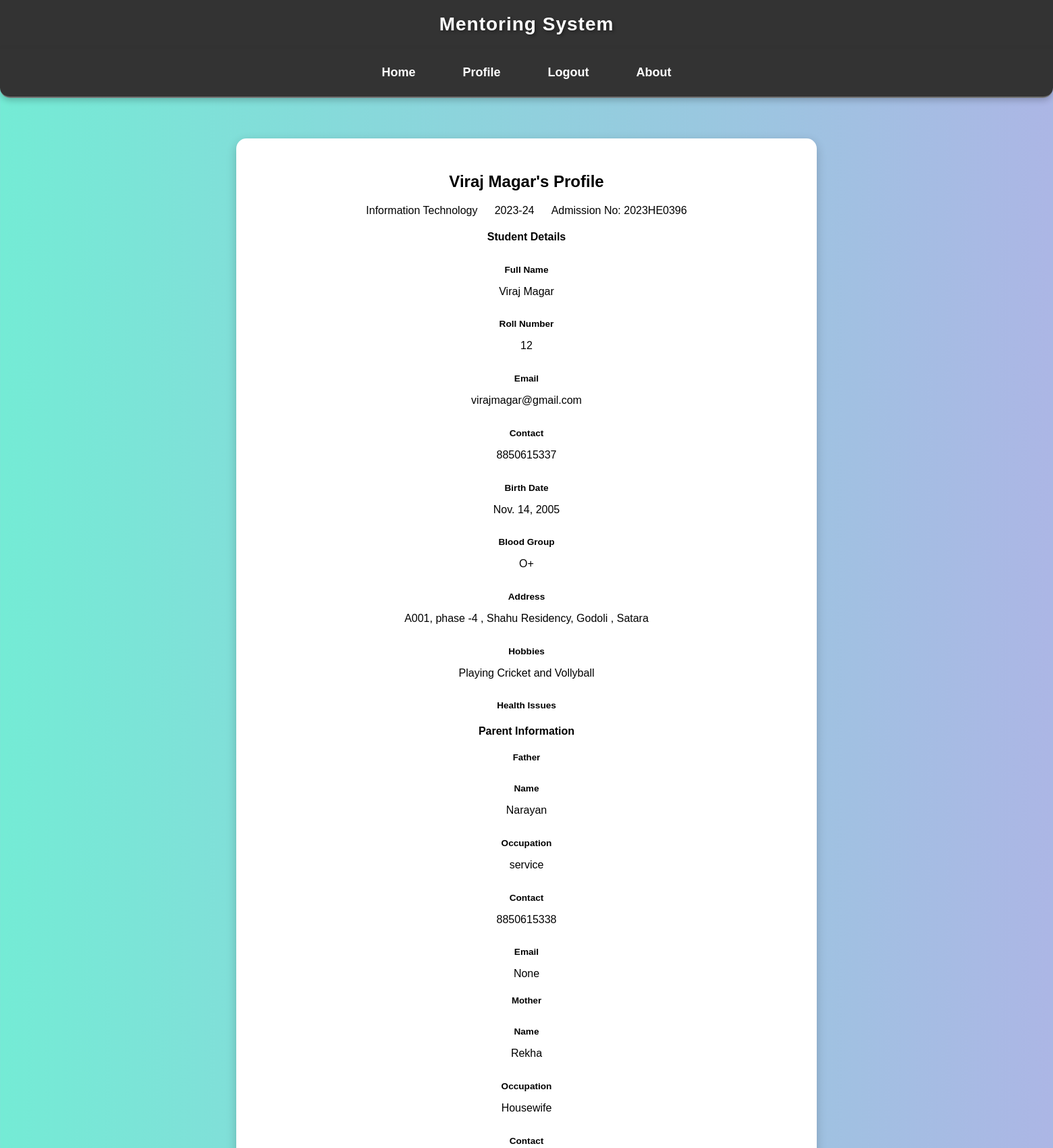
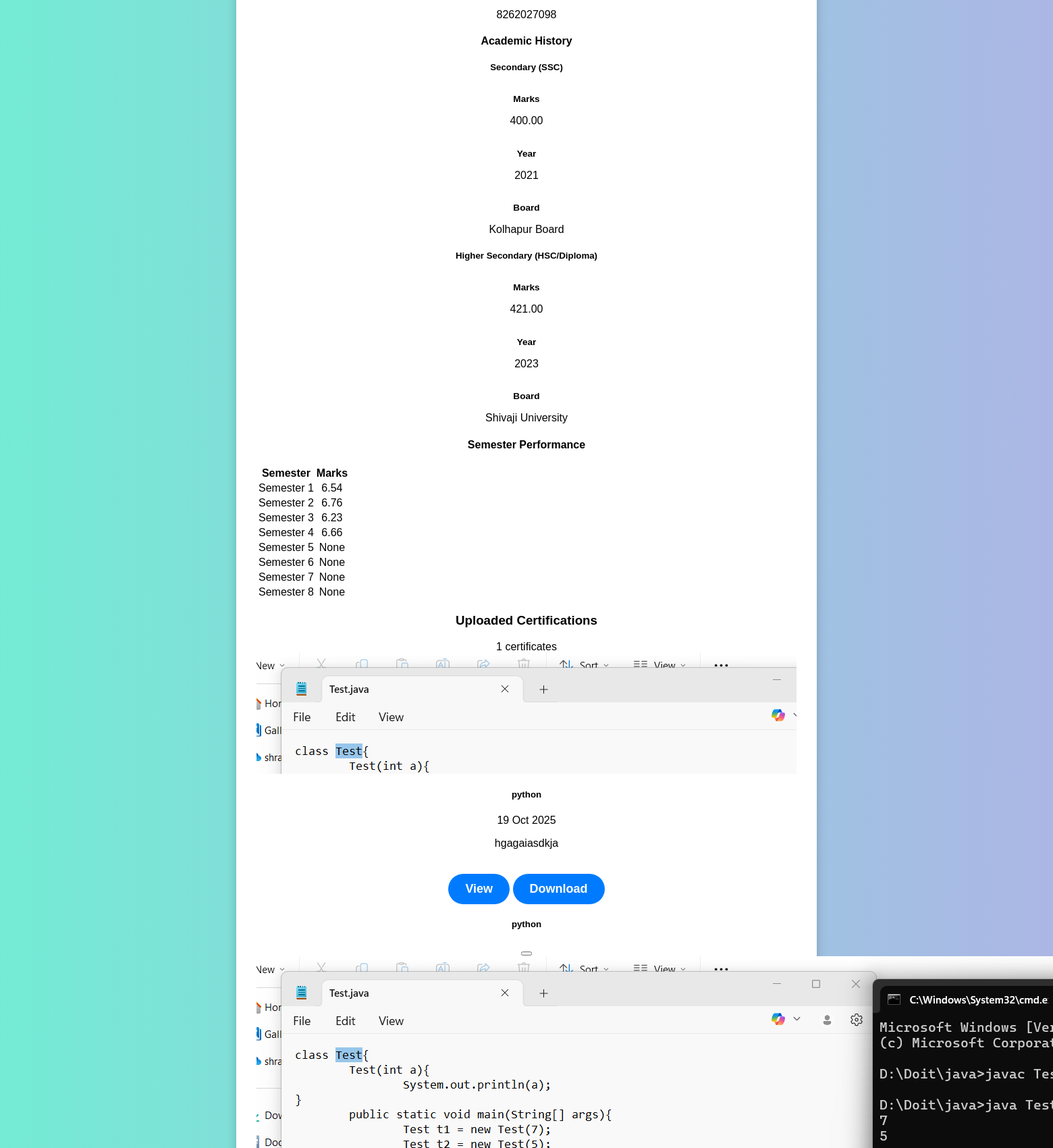
The app's page /dashboard/users/14/ (signed in, upper part) with its own data (2 pictures, top to bottom).
### Student/models.py (models this page shows, shortened)
class Student(models.Model):
    user = models.OneToOneField(User, on_delete=models.CASCADE, related_name="student_profile", null=True, blank=True)
    Name = models.CharField(max_length=100)
    Department = models.CharField(max_length=30, default="null")
    Roll_No = models.CharField(max_length=20, unique=True)
    Birth_Date = models.DateField(default="2000-01-01")
    Email = models.EmailField(unique=True)
    Contact_No = models.CharField(max_length=10, unique=True)
    Admission_No = models.CharField(max_length=20, unique=True)
    Academic_Year = models.CharField(max_length=9, default="2024-25")
    address = models.TextField(blank=True, null=True)
    blood_group = models.CharField(max_length=5, blank=True, null=True)
    hobbies = models.TextField(blank=True, null=True)
    father_name = models.CharField(max_length=100, blank=True, null=True)
    father_occupation = models.CharField(max_length=100, blank=True, null=True)
    father_contact = models.CharField(max_length=15, blank=True, null=True)
    father_email = models.EmailField(blank=True, null=True)
    mother_name = models.CharField(max_length=100, blank=True, null=True)
    mother_occupation = models.CharField(max_length=100, blank=True, null=True)
    mother_contact = models.CharField(max_length=15, blank=True, null=True)
    health_issues = models.TextField(blank=True, null=True)
    SSC_marks = models.DecimalField(max_digits=5, decimal_places=2, blank=True, null=True)
    SSC_year_of_passing = models.PositiveIntegerField(blank=True, null=True)
    SSC_board = models.CharField(max_length=100, blank=True, null=True)
    HSC_marks = models.DecimalField(max_digits=5, decimal_places=2, blank=True, null=True)
    HSC_year_of_passing = models.PositiveIntegerField(blank=True, null=True)
    HSC_board = models.CharField(max_length=100, blank=True, null=True)
    sem1_marks = models.DecimalField(max_digits=5, decimal_places=2, blank=True, null=True)
    sem2_marks = models.DecimalField(max_digits=5, decimal_places=2, blank=True, null=True)
    sem3_marks = models.DecimalField(max_digits=5, decimal_places=2, blank=True, null=True)
    sem4_marks = models.DecimalField(max_digits=5, decimal_places=2, blank=True, null=True)
    sem5_marks = models.DecimalField(max_digits=5, decimal_places=2, blank=True, null=True)
    sem6_marks = models.DecimalField(max_digits=5, decimal_places=2, blank=True, null=True)
    sem7_marks = models.DecimalField(max_digits=5, decimal_places=2, blank=True, null=True)
    sem8_marks = models.DecimalField(max_digits=5, decimal_places=2, blank=True, null=True)

### Certifications/models.py (models this page shows, shortened)
class Certification(models.Model):
    student = models.ForeignKey(User, on_delete=models.CASCADE)  # Ensure correct relationship
    title = models.CharField(max_length=255)
    description = models.TextField(blank=True, null=True)
    file = models.FileField(upload_to='certifications/')
    uploaded_at = models.DateTimeField(auto_now_add=True)

### Student/views.py (the view)
# urls.py: path("dashboard/users/<int:user_id>/", user_detail, name="user_detail"),
@user_passes_test(admin_required)
def user_detail(request, user_id):
    student = get_object_or_404(Student, user__id=user_id)
    certifications = Certification.objects.filter(student=student.user)  # Fetch user's certifications
    return render(request, "admin/user_detail.html", {"student": student, "certifications": certifications})

### Student/templates/admin/user_detail.html (shortened to what this page needs)
{% extends 'base.html' %}
{% block content %}
    <div class="profile-header text-center mb-5">
        <h2 class="display-4 mb-3">{{ student.Name }}'s Profile</h2>
        <div class="d-flex justify-content-center gap-3">
            <span class="badge bg-primary">{{ student.Department }}</span>
            <span class="badge bg-secondary">{{ student.Academic_Year }}</span>
            <span class="badge bg-info text-dark">Admission No: {{ student.Admission_No }}</span>
        </div>
    </div>
    <div class="row g-4">
        <div class="col-md-6">
            <div class="card shadow-sm h-100">
                <div class="card-header bg-primary text-white">
                    <h4 class="mb-0">Student Details</h4>
                </div>
                <div class="card-body">
                    <div class="row">
                        <div class="col-md-6 mb-3">
                            <h6 class="text-muted">Full Name</h6>
                            <p>{{ student.Name }}</p>
                        </div>
                        <div class="col-md-6 mb-3">
                            <h6 class="text-muted">Roll Number</h6>
                            <p>{{ student.Roll_No }}</p>
                        </div>
                    </div>
                    <div class="row">
                        <div class="col-md-6 mb-3">
                            <h6 class="text-muted">Email</h6>
                            <p>{{ student.Email }}</a></p>
                        </div>
                        <div class="col-md-6 mb-3">
                            <h6 class="text-muted">Contact</h6>
                            <p>{{ student.Contact_No }}</a></p>
                        </div>
                    </div>
                    <div class="row">
                        <div class="col-md-6 mb-3">
                            <h6 class="text-muted">Birth Date</h6>
                            <p>{{ student.Birth_Date }}</p>
                        </div>
                        <div class="col-md-6 mb-3">
                            <h6 class="text-muted">Blood Group</h6>
                            <p>{{ student.blood_group }}</p>
                        </div>
                    </div>
                    <div class="mb-3">
                        <h6 class="text-muted">Address</h6>
                        <p>{{ student.address }}</p>
                    </div>
                    <div class="row">
                        <div class="col-md-6 mb-3">
                            <h6 class="text-muted">Hobbies</h6>
                            <p>{{ student.hobbies }}</p>
                        </div>
                        <div class="col-md-6 mb-3">
                            <h6 class="text-muted">Health Issues</h6>
                        </div>
                    </div>
                </div>
            </div>
        </div>
        <div class="col-md-6">
            <div class="card shadow-sm h-100">
                <div class="card-header bg-success text-white">
                    <h4 class="mb-0">Parent Information</h4>
                </div>
                <div class="card-body">
                    <div class="row">
                        <div class="col-md-6 mb-3">
                            <h5 class="text-primary">Father</h5>
                            <h6 class="text-muted">Name</h6>
                            <p>{{ student.father_name }}</p>
                            <h6 class="text-muted">Occupation</h6>
                            <p>{{ student.father_occupation }}</p>
                            <h6 class="text-muted">Contact</h6>
                            <p>{{ student.father_contact }}</a></p>
                            <h6 class="text-muted">Email</h6>
                            <p>{{ student.father_email }}</a></p>
                        </div>
                        <div class="col-md-6 mb-3">
                            <h5 class="text-primary">Mother</h5>
                            <h6 class="text-muted">Name</h6>
                            <p>{{ student.mother_name }}</p>
                            <h6 class="text-muted">Occupation</h6>
                            <p>{{ student.mother_occupation }}</p>
                            <h6 class="text-muted">Contact</h6>
                            <p>{{ student.mother_contact }}</a></p>
                        </div>
                    </div>
                </div>
            </div>
        </div>
        <div class="col-md-6">
            <div class="card shadow-sm h-100">
                <div class="card-header bg-info text-dark">
                    <h4 class="mb-0">Academic History</h4>
                </div>
                <div class="card-body">
                    <div class="mb-4">
                        <h5 class="text-primary">Secondary (SSC)</h5>
                        <div class="row">
                            <div class="col-md-4 mb-2">
                                <h6 class="text-muted">Marks</h6>
                                <p>{{ student.SSC_marks }}</p>
                            </div>
                            <div class="col-md-4 mb-2">
                                <h6 class="text-muted">Year</h6>
                                <p>{{ student.SSC_year_of_passing }}</p>
                            </div>
                            <div class="col-md-4 mb-2">
                                <h6 class="text-muted">Board</h6>
                                <p>{{ student.SSC_board }}</p>
                            </div>
                        </div>
                    </div>
                    <div class="mb-4">
                        <h5 class="text-primary">Higher Secondary (HSC/Diploma)</h5>
                        <div class="row">
                            <div class="col-md-4 mb-2">
                                <h6 class="text-muted">Marks</h6>
                                <p>{{ student.HSC_marks }}</p>
                            </div>
                            <div class="col-md-4 mb-2">
                                <h6 class="text-muted">Year</h6>
                                <p>{{ student.HSC_year_of_passing }}</p>
                            </div>
                            <div class="col-md-4 mb-2">
                                <h6 class="text-muted">Board</h6>
                                <p>{{ student.HSC_board }}</p>
                            </div>
                        </div>
                    </div>
                </div>
            </div>
        </div>
        <div class="col-md-6">
            <div class="card shadow-sm h-100">
                <div class="card-header bg-warning text-dark">
                    <h4 class="mb-0">Semester Performance</h4>
                </div>
                <div class="card-body">
                    <div class="table-responsive">
                        <table class="table table-hover">
                            <thead>
                                <tr>
                                    <th>Semester</th>
                                    <th>Marks</th>
                                </tr>
                            </thead>
                            <tbody>
                                <tr>
                                    <td>Semester 1</td>
                                    <td>{{ student.sem1_marks }}</td>
                                </tr>
                                <tr>
                                    <td>Semester 2</td>
                                    <td>{{ student.sem2_marks }}</td>
                                </tr>
                                <tr>
                                    <td>Semester 3</td>
                                    <td>{{ student.sem3_marks }}</td>
                                </tr>
                                <tr>
                                    <td>Semester 4</td>
                                    <td>{{ student.sem4_marks }}</td>
                                </tr>
                                <tr>
                                    <td>Semester 5</td>
                                    <td>{{ student.sem5_marks }}</td>
                                </tr>
                                <tr>
                                    <td>Semester 6</td>
                                    <td>{{ student.sem6_marks }}</td>
                                </tr>
                                <tr>
                                    <td>Semester 7</td>
                                    <td>{{ student.sem7_marks }}</td>
                                </tr>
                                <tr>
                                    <td>Semester 8</td>
                                    <td>{{ student.sem8_marks }}</td>
                                </tr>
                            </tbody>
                        </table>
                    </div>
                </div>
            </div>
        </div>
    </div>
<div class="mt-5">
    <div class="d-flex justify-content-between align-items-center mb-4">
        <h3>Uploaded Certifications</h3>
        <span class="badge bg-primary">{{ certifications|length }} certificates</span>
    </div>
    {% if certifications %}
    <div class="row g-4">
        {% for cert in certifications %}
        <div class="col-md-4">
            <div class="card shadow-sm h-100">
                <div class="cert-preview" style="height: 180px; overflow: hidden; cursor: pointer;"
                     data-bs-toggle="modal" data-bs-target="#certModal{{ cert.id }}">
                    {% if cert.file.url|lower|slice:'-4:' == '.pdf' %}
                        <div class="bg-light h-100 d-flex flex-column justify-content-center align-items-center p-3">
                            <i class="fas fa-file-pdf text-danger mb-2" style="font-size: 3rem;"></i>
                            <h6 class="text-center text-dark">{{ cert.title }}</h6>
                            <small class="text-muted">PDF Document</small>
                        </div>
                    {% else %}
                        <img src="{{ cert.file.url }}" class="img-fluid h-100 w-100"
                             alt="Certification Image"
                             style="object-fit: cover;">
                    {% endif %}
                </div>
                <div class="card-body d-flex flex-column">
                    <h5 class="card-title text-primary">{{ cert.title }}</h5>
                    <div class="mb-2">
                        <span class="badge bg-light text-dark">
                            {{ cert.uploaded_at|date:"d M Y" }}
                        </span>
                    </div>
                    <p class="card-text">{{ cert.description|truncatechars:120 }}</p>
                    <div class="mt-auto d-flex justify-content-between align-items-center">
                        <div>
                            <a href="{{ cert.file.url }}" target="_blank"
                               class="btn btn-sm btn-outline-primary">
                                 View
                            </a>
                            <a href="{{ cert.file.url }}" download
                               class="btn btn-sm btn-outline-success">
                                 Download
                            </a>
                        </div>
                    </div>
                </div>
            </div>
        </div>
        <div class="modal fade" id="certModal{{ cert.id }}" tabindex="-1" aria-hidden="true">
            <div class="modal-dialog modal-dialog-centered modal-lg">
                <div class="modal-content">
                    <div class="modal-header">
                        <h5 class="modal-title">{{ cert.title }}</h5>
                        <button type="button" class="btn-close" data-bs-dismiss="modal" aria-label="Close"></button>
                    </div>
                    <div class="modal-body text-center">
                        {% if cert.file.url|lower|slice:'-4:' == '.pdf' %}
                            <div class="ratio ratio-16x9">
                                <embed src="{{ cert.file.url }}#toolbar=0&navpanes=0&scrollbar=0"
                                       type="application/pdf"
                                       style="width: 100%; height: 500px;">
                            </div>
                        {% else %}
                            <img src="{{ cert.file.url }}" class="img-fluid" alt="Certification Image">
                        {% endif %}
                    </div>
                </div>
            </div>
        </div>
        {% endfor %}
    </div>
    {% else %}
    <div class="text-center py-5 bg-light rounded">
        <i class="fas fa-folder-open fa-3x text-muted mb-3"></i>
        <h4 class="text-muted">No certifications uploaded</h4>
        <p class="text-muted">This student hasn't uploaded any certifications yet.</p>
    </div>
    {% endif %}
</div>
{% endblock %}

### records on screen
Student: Name "Viraj Magar", Department "Information Technology", Academic_Year "2023-24", Admission_No "2023HE0396", Roll_No "12", Email "virajmagar@gmail.com", Contact_No "8850615337", Birth_Date "Nov. 14, 2005", blood_group "O+", address "A001, phase -4 , Shahu Residency, Godoli , Satara", hobbies "Playing Cricket and Vollyball", father_name "Narayan", father_occupation "service", father_contact "8850615338", father_email "None", mother_name "Rekha", mother_occupation "Housewife", mother_contact "8262027098", SSC_marks "400.00", SSC_year_of_passing "2021", SSC_board "Kolhapur Board", HSC_marks "421.00", HSC_year_of_passing "2023", HSC_board "Shivaji University", sem1_marks "6.54", sem2_marks "6.76", sem3_marks "6.23", sem4_marks "6.66", sem5_marks "None", sem6_marks "None", sem7_marks "None", sem8_marks "None"
Certification: file (picture), title "python", uploaded_at "19 Oct 2025", description "hgagaiasdkja"

### other values on screen
{{ certifications|length }} "1"
